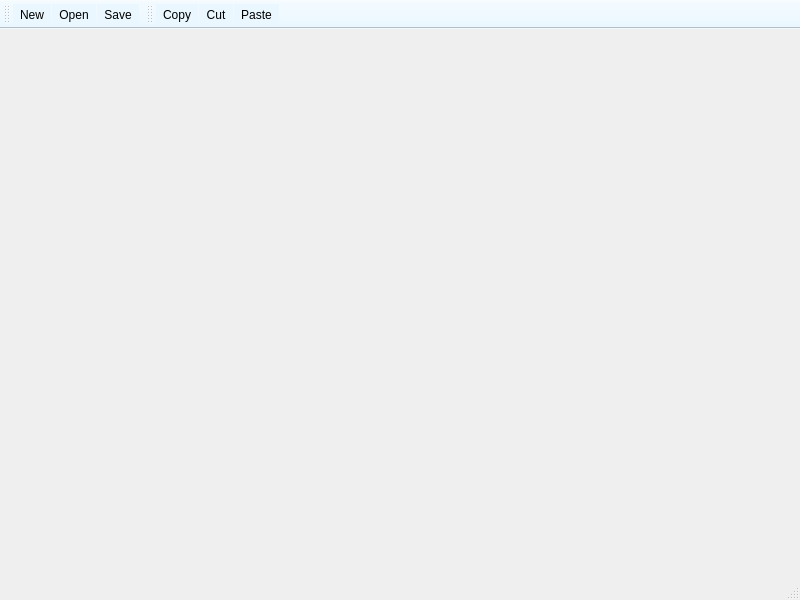
<?xml version="1.0" encoding="UTF-8"?>
<ui version="4.0">
 <class>EditorWindow</class>
 <widget class="QMainWindow" name="EditorWindow">
  <property name="geometry">
   <rect>
    <x>0</x>
    <y>0</y>
    <width>800</width>
    <height>600</height>
   </rect>
  </property>
  <property name="windowTitle">
   <string>MainWindow</string>
  </property>
  <widget class="QWidget" name="centralwidget"/>
  <widget class="QMenuBar" name="menubar">
   <property name="geometry">
    <rect>
     <x>0</x>
     <y>0</y>
     <width>800</width>
     <height>22</height>
    </rect>
   </property>
  </widget>
  <widget class="QStatusBar" name="statusbar"/>
  <widget class="QToolBar" name="tb_file">
   <property name="windowTitle">
    <string>toolBar</string>
   </property>
   <property name="styleSheet">
    <string notr="true">background:#EAF7FF</string>
   </property>
   <attribute name="toolBarArea">
    <enum>TopToolBarArea</enum>
   </attribute>
   <attribute name="toolBarBreak">
    <bool>false</bool>
   </attribute>
   <addaction name="actionNew"/>
   <addaction name="actionOpen"/>
   <addaction name="actionSave"/>
  </widget>
  <widget class="QToolBar" name="tb_edit">
   <property name="windowTitle">
    <string>toolBar</string>
   </property>
   <property name="styleSheet">
    <string notr="true">background:#EAF7FF</string>
   </property>
   <attribute name="toolBarArea">
    <enum>TopToolBarArea</enum>
   </attribute>
   <attribute name="toolBarBreak">
    <bool>false</bool>
   </attribute>
   <addaction name="actionCopy"/>
   <addaction name="actionCut"/>
   <addaction name="actionPaste"/>
  </widget>
  <action name="actionNew">
   <property name="icon">
    <iconset resource="../image.qrc">
     <normaloff>:/res/editor-new.png</normaloff>:/res/editor-new.png</iconset>
   </property>
   <property name="text">
    <string>New</string>
   </property>
   <property name="toolTip">
    <string>新建</string>
   </property>
   <property name="shortcut">
    <string>Ctrl+N</string>
   </property>
  </action>
  <action name="actionOpen">
   <property name="icon">
    <iconset resource="../image.qrc">
     <normaloff>:/res/editor-open.png</normaloff>:/res/editor-open.png</iconset>
   </property>
   <property name="text">
    <string>Open</string>
   </property>
   <property name="toolTip">
    <string>打开</string>
   </property>
   <property name="shortcut">
    <string>Ctrl+O</string>
   </property>
  </action>
  <action name="actionSave">
   <property name="icon">
    <iconset resource="../image.qrc">
     <normaloff>:/res/editor-save.png</normaloff>:/res/editor-save.png</iconset>
   </property>
   <property name="text">
    <string>Save</string>
   </property>
   <property name="shortcut">
    <string>Ctrl+S</string>
   </property>
  </action>
  <action name="actionCopy">
   <property name="icon">
    <iconset resource="../image.qrc">
     <normaloff>:/res/editor-copy.png</normaloff>:/res/editor-copy.png</iconset>
   </property>
   <property name="text">
    <string>Copy</string>
   </property>
   <property name="toolTip">
    <string>复制</string>
   </property>
   <property name="shortcut">
    <string>Ctrl+C</string>
   </property>
  </action>
  <action name="actionCut">
   <property name="icon">
    <iconset resource="../image.qrc">
     <normaloff>:/res/editor-cut.png</normaloff>:/res/editor-cut.png</iconset>
   </property>
   <property name="text">
    <string>Cut</string>
   </property>
   <property name="toolTip">
    <string>剪切</string>
   </property>
   <property name="shortcut">
    <string>Ctrl+X</string>
   </property>
  </action>
  <action name="actionPaste">
   <property name="icon">
    <iconset resource="../image.qrc">
     <normaloff>:/res/editor-paste.png</normaloff>:/res/editor-paste.png</iconset>
   </property>
   <property name="text">
    <string>Paste</string>
   </property>
   <property name="toolTip">
    <string>粘贴</string>
   </property>
   <property name="shortcut">
    <string>Ctrl+V</string>
   </property>
  </action>
 </widget>
 <resources>
  <include location="../image.qrc"/>
 </resources>
 <connections/>
</ui>
